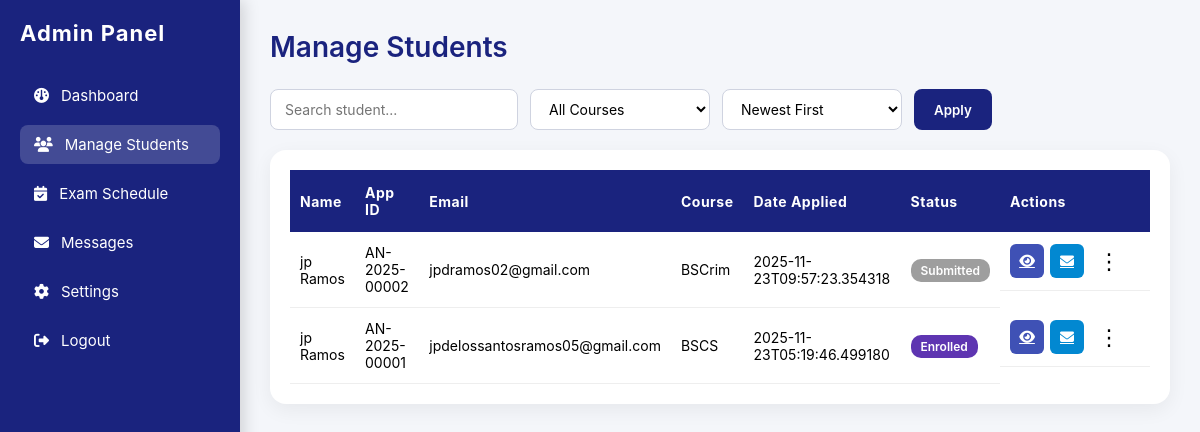
The page /admin/manage-students (signed in) on the database as committed earlier.
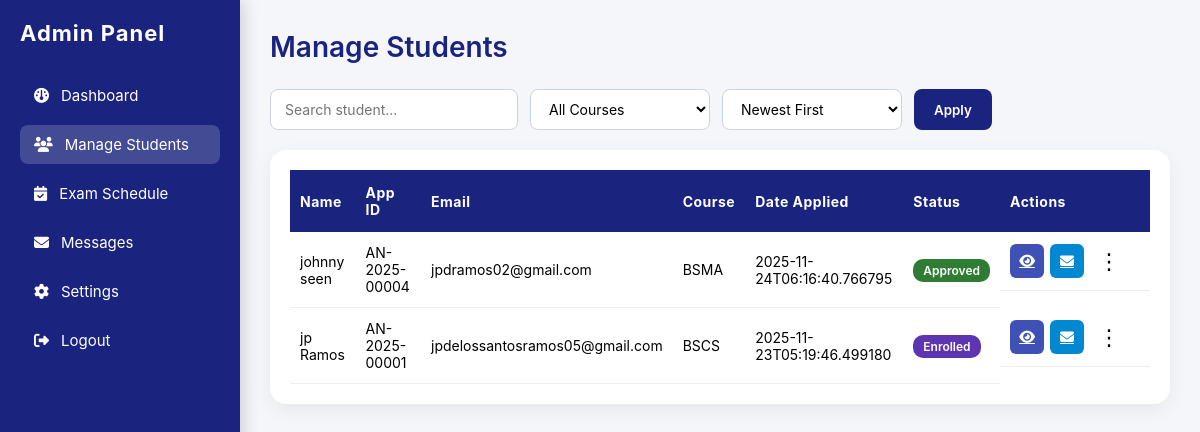
The same page on the database as committed later.
### tables this page shows
CREATE TABLE applicants (
        id INTEGER PRIMARY KEY AUTOINCREMENT,
        app_id TEXT UNIQUE,
        student_id INTEGER,
        first_name TEXT,
        last_name TEXT,
        email TEXT,
        program TEXT,
        created_at TEXT,
        form_json TEXT,
        submitted INTEGER DEFAULT 0,
        FOREIGN KEY(student_id) REFERENCES students(id)
    );

CREATE TABLE students (
        id INTEGER PRIMARY KEY AUTOINCREMENT,
        username TEXT,
        email TEXT UNIQUE,
        password TEXT
    );

### app.py (the view)
@app.route("/admin/manage-students")
@admin_required
def manage_students():
    course_filter = request.args.get("course", "")
    search_query = request.args.get("search", "")
    sort_by = request.args.get("sort", "new")   # default newest first
    conn = get_conn()
    c = conn.cursor()
    sql = """
    SELECT
    s.id AS student_id,
    s.email,
    a.app_id,
    a.form_json,
    a.program,
    a.created_at,
    a.submitted,

    COALESCE(st.exam_taken, 0)   AS exam_taken,
    COALESCE(st.approved, 0)     AS approved,
    COALESCE(st.enrolled, 0)     AS enrolled,
    COALESCE(st.rejected, 0)     AS rejected,
    st.reject_reason,

    CASE
        WHEN st.rejected = 1 THEN 'Rejected'
        WHEN st.enrolled = 1 THEN 'Enrolled'
        WHEN st.approved = 1 THEN 'Approved'
        WHEN st.exam_taken = 1 THEN 'Exam Taken'
        WHEN a.submitted = 1 THEN 'Submitted'
        ELSE 'Draft'
    END AS status

    FROM students s
    LEFT JOIN applicants a ON a.student_id = s.id
    LEFT JOIN application_status st ON st.app_id = a.app_id
    WHERE 1=1
    """
    params = []
    if course_filter:
        sql += " AND a.program = ?"
        params.append(course_filter)
    if search_query:
        sql += " AND (s.email LIKE ? OR a.form_json LIKE ?)"
        params.append(f"%{search_query}%")
        params.append(f"%{search_query}%")
    if sort_by == "new":
        sql += " ORDER BY a.created_at DESC"
    elif sort_by == "old":
        sql += " ORDER BY a.created_at ASC"
    elif sort_by == "az":
        sql += " ORDER BY json_extract(a.form_json, '$.lastName') ASC"
    elif sort_by == "za":
        sql += " ORDER BY json_extract(a.form_json, '$.lastName') DESC"
    else:
        sql += " ORDER BY a.created_at DESC"
    c.execute(sql, params)
    rows = c.fetchall()
    conn.close()
    students = []
    for r in rows:
        form = json.loads(r["form_json"] or "{}")
        if r["enrolled"] == 1:
            status = "Enrolled"
        elif r["approved"] == 1:
            status = "Approved"
        elif r["rejected"] == 1:
            status = "Rejected"
        elif r["submitted"] == 1:
            status = "Submitted"
        else:
            status = "Not Submitted"
        students.append({
        "id": r["student_id"],
        "email": r["email"],
        "app_id": r["app_id"],
        "submitted": r["submitted"],
        "status": status,
        "created_at": r["created_at"],
        "firstName": form.get("firstName", ""),
        "lastName": form.get("lastName", ""),
        "program": r["program"] or " ",
        "exam_taken": int(r["exam_taken"]),
        "approved": int(r["approved"]),
        "enrolled": int(r["enrolled"]),
        "rejected": int(r["rejected"]),
})
    return render_template(
        "manage_students.html",
        students=students,
        course_filter=course_filter,
        search_query=search_query,
        sort_by=sort_by,
        active_page="users"
    )

### app.py (called while the page is built)
def get_conn():
    conn = sqlite3.connect(DB_FILE)
    conn.row_factory = sqlite3.Row
    return conn

def admin_required(f):
    @wraps(f)
    def wrapper(*args, **kwargs):
        if "admin" not in session:
            return redirect("/admin")  # Redirect to admin login
        return f(*args, **kwargs)
    return wrapper

### templates/manage_students.html (shortened to what this page needs)
{% extends "adminbase.html" %}
{% block content %}
<h2 class="page-title">Manage Students</h2>
<form method="GET" class="filter-bar">
    <input type="text" name="search" placeholder="Search student..."
           value="{{ search_query }}" class="filter-input">
    <select name="course" class="filter-select" onchange="this.form.submit()">
    <option value="">All Courses</option>
</select>
    <select name="sort" class="filter-select" onchange="this.form.submit()">
    <option value="new" {% if sort_by == "new" %}selected{% endif %}>Newest First</option>
</select>
    <button type="submit" class="btn-search">Apply</button>
</form>
<div class="table-wrapper">
<table>
    <thead>
        <tr>
            <th>Name</th>
            <th>App ID</th>
            <th>Email</th>
            <th>Course</th>
            <th>Date Applied</th>
            <th>Status</th>
            <th style="width:150px;">Actions</th>
        </tr>
    </thead>
    <tbody>
    {% for s in students %}
        <tr>
            <td>{{ s.firstName }} {{ s.lastName }}</td>
            <td>{{ s.app_id }}</td>
            <td>{{ s.email }}</td>
            <td>{{ s.program }}</td>
            <td>{{ s.created_at or "-" }}</td>
            <td>
    {% if s.status == "Submitted" %}
        <span class="badge badge-gray">Submitted</span>
    {% elif s.status == "Approved" %}
        <span class="badge badge-green">Approved</span>
    {% elif s.status == "Rejected" %}
        <span class="badge badge-red">Rejected</span>
    {% elif s.status == "Exam_taken" %}
        <span class="badge badge-blue">Exam Taken</span>
    {% elif s.status == "Enrolled" %}
        <span class="badge badge-purple">Enrolled</span>
    {% endif %}
</td>
            <td class="actions">
    <a href="{{ url_for('admin_preview', app_id=s.app_id) }}" title="View Application" class="btn btn-view">
        <i class="fa-solid fa-eye"></i>
    </a>
    <a class="btn btn-msg" title="Message Student"
       href="{{ url_for('admin_messages', app_id=s.app_id) }}">
        <i class="fa-solid fa-envelope"></i>
    </a>
    <div class="action-menu">
    <button class="menu-btn">⋮</button>
</div>
</td>
        </tr>
    {% endfor %}
    </tbody>
</table>
</div>
{% endblock %}

### templates/adminbase.html (shortened to what this page needs)
<!DOCTYPE html>
<html lang="en">
<head>
<link rel="stylesheet" href="https://cdnjs.cloudflare.com/ajax/libs/font-awesome/6.5.0/css/all.min.css">
</head>
<body>
<div class="sidebar">
    <h2>Admin Panel</h2>
    <a href="{{ url_for('admin_dashboard') }}"
       class="nav-item {% if active_page=='dashboard' %}active{% endif %}">
       <i class="fa-solid fa-gauge"></i> Dashboard
    </a>
    <a href="{{ url_for('manage_students') }}"
       class="nav-item {% if active_page=='users' %}active{% endif %}">
       <i class="fa-solid fa-users"></i> Manage Students
    </a>
    <a href="{{ url_for('admin_exam_schedule') }}"
   class="nav-item {% if active_page == 'exam_schedule' %}active{% endif %}">
   <i class="fa-solid fa-calendar-check"></i>Exam Schedule
    </a>
    <a href="{{ url_for('admin_all_messages') }}"
       class="nav-item {% if active_page=='messages' %}active{% endif %}">
       <i class="fa-solid fa-envelope"></i> Messages
    </a>
    <a href="{{ url_for('admin_settings') }}" class="nav-item">
        <i class="fa-solid fa-gear"></i> Settings
    </a>
    <a href="{{ url_for('admin_logout') }}" class="nav-item">
       <i class="fa-solid fa-right-from-bracket"></i> Logout
    </a>
</div>
<div class="main">
    {% block content %}{% endblock %}
</div>
</body>
</html>

### templates/adminbase.html (style rules this page uses)
* { margin:0; padding:0; box-sizing:border-box; font-family:'Inter', sans-serif; }
body { background:#f4f6fa; display:flex; min-height:100vh; }
.sidebar { width:240px; background:#1a237e; color:white; padding:20px; position:fixed; height:100vh; top:0; left:0; box-shadow: 4px 0 15px rgba(0,0,0,0.15); }
.sidebar h2 { font-size:22px; margin-bottom:30px; letter-spacing:1px; }
.nav-item { display:flex; align-items:center; gap:12px; padding:10px 14px; margin-bottom:10px; text-decoration:none; color:white; border-radius:8px; transition:0.2s; font-size:15px; }
.nav-item:hover, .nav-item.active { background:rgba(255,255,255,0.18); }
.main { margin-left:240px; padding:30px; width:calc(100% - 240px); }
.page-title { font-size:26px; font-weight:700; margin-bottom:20px; color:#1a237e; }
html, body, .sidebar, .main, .card, .table-wrapper { transition: background 0.25s ease, color 0.25s ease; }

### templates/manage_students.html (style rules this page uses)
.page-title { font-size: 28px; font-weight: 600; color: #1a237e; margin-bottom: 25px; font-family: 'Inter', sans-serif; }
.filter-bar { display: flex; gap: 12px; margin-bottom: 20px; flex-wrap: wrap; }
.filter-input, .filter-select { padding: 10px 14px; background: #fff; border: 1px solid #cfd3e0; border-radius: 8px; font-size: 14px; min-width: 180px; }
.btn-search { background: #1a237e; color: white; padding: 10px 20px; border-radius: 8px; border: none; cursor: pointer; font-weight: 600; }
.table-wrapper { background: #fff; padding: 20px; border-radius: 16px; box-shadow: 0 6px 20px rgba(0,0,0,0.06); font-family: 'Inter', sans-serif; }
table { width: 100%; border-collapse: collapse; }
thead { background: #1a237e; color: white; }
th { padding: 14px 10px; text-align: left; font-size: 14px; letter-spacing: .5px; }
td { padding: 12px 10px; border-bottom: 1px solid #eee; font-size: 14px; }
.badge { padding: 4px 10px; border-radius: 10px; font-size: 12px; font-weight: 600; color: white; }
.badge-green { background: #2e7d32; }
.badge-purple { background: #5e35b1; }
.actions { display: flex; align-items: center; gap: 6px; }
.btn-view, .btn-msg { width: 34px; height: 34px; border-radius: 6px; display: flex; justify-content: center; align-items: center; color: white; }
.btn-view { background: #3f51b5; }
.btn-msg { background: #0288d1; }
.action-menu { position: relative; display: inline-block; }
.menu-btn { background: none; border: none; font-size: 22px; cursor: pointer; padding: 4px 8px; }

Rows that differ between the two databases and show on the page:
removed applicants: firstName "jp", lastName "Ramos", app_id "AN-2025-00002", email "jpdramos02@gmail.com", program "BSCrim", created_at "2025-11-23T09:57:23.354318", shows "Submitted"
added applicants: firstName "johnny", lastName "seen", app_id "AN-2025-00004", email "jpdramos02@gmail.com", program "BSMA", created_at "2025-11-24T06:16:40.766795", shows "Approved"
